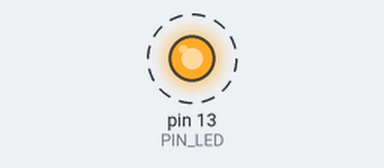
Bench run of a sketch on a simulated Arduino Uno, built with avr-gcc and run on an emulated ATmega328P. On the bench: output pins drawn as LEDs (lit = HIGH). Dashed ring = blinking. What the sketch prints to the serial monitor is not drawn.

Above: at 1.5 s.
Timing chart, 0 to 5.6 s (numbered marks = the images above):
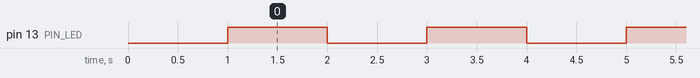

Measured:
- by itself, pin 13 (PIN_LED): alternates HIGH for 1.0 s and LOW for 1.0 s

The sketch:

04_example_3.ino
```cpp
#define PIN_LED 13
unsigned int count , toggle;

void setup() {
  // put your setup code here, to run once:
  pinMode(PIN_LED, OUTPUT);
  Serial.begin(1000000);
  while(!Serial) {
  }
  // put your main code here, to run repeatedly:
  Serial.println("Hellow World!");
  delay(1000);
  digitalWrite(PIN_LED, toggle);
}
void loop(){
  Serial.println(++count);
  toggle = toggle_state(toggle);
  digitalWrite(PIN_LED, toggle);
  delay(1000);
}
int toggle_state(int toggle) {
  return !toggle;
}
```
